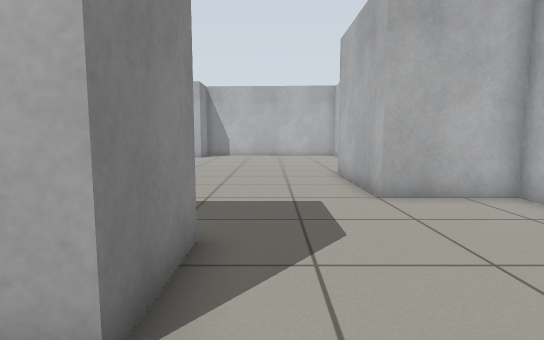
view 1 (above)

13 first-person views from a walk through a world built for the Gazebo simulator. The camera is 0.72 m above the floor, tilts 6° down and sees 80° across. The floor is counted in squares, 0.5 m on a side. Each view is taken from the middle of a square. On the plan, view 1 faces up. The plan holds only what a view shows up to about 15 squares ahead; the rest is blank.

view 2
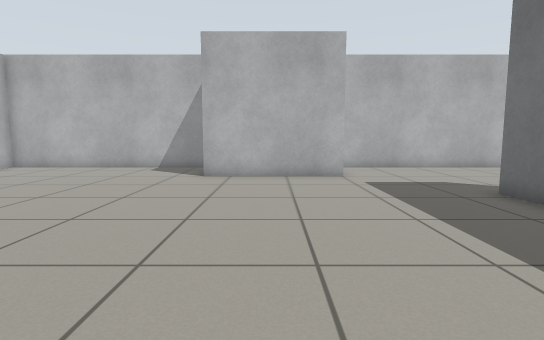

view 3
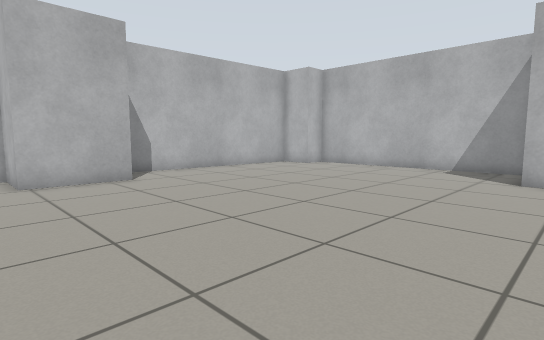

view 4
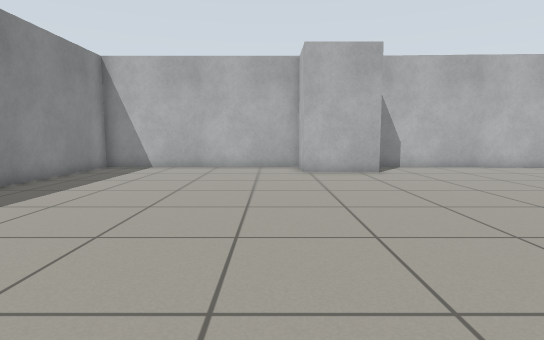

view 5
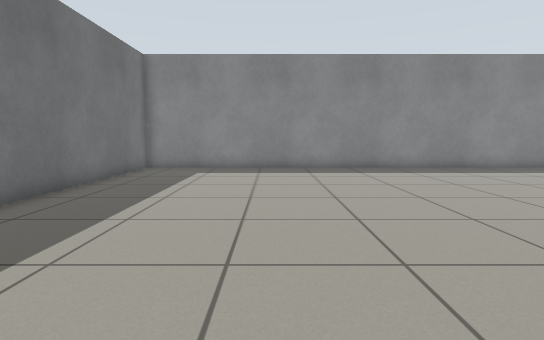

view 6
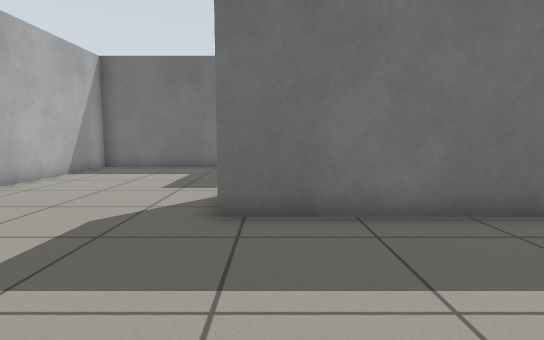

view 7
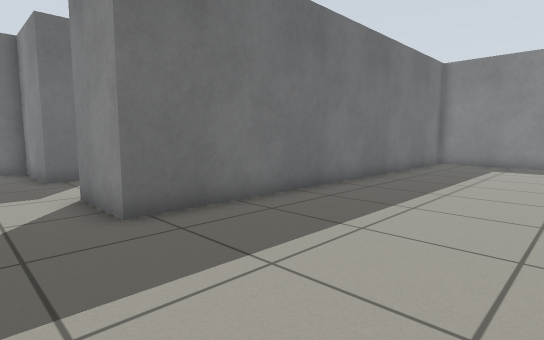

view 8
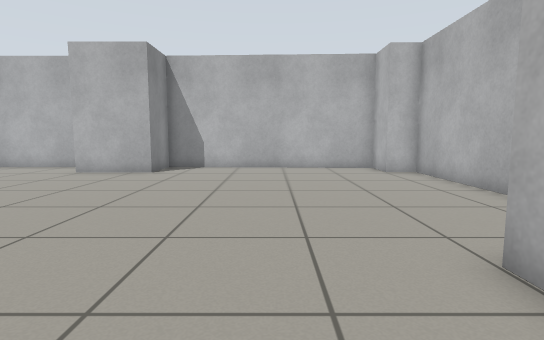

view 9
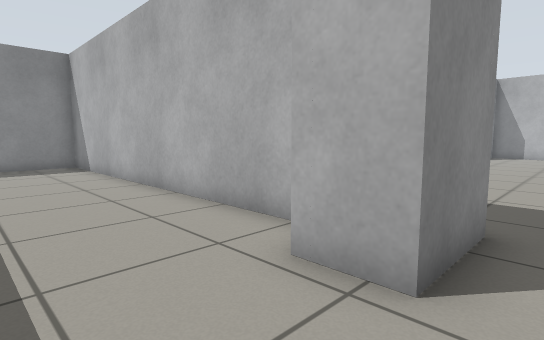

view 10
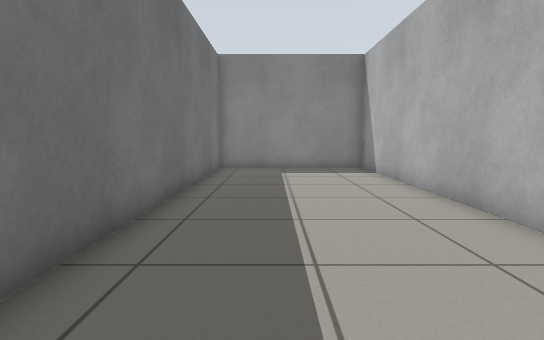

view 11
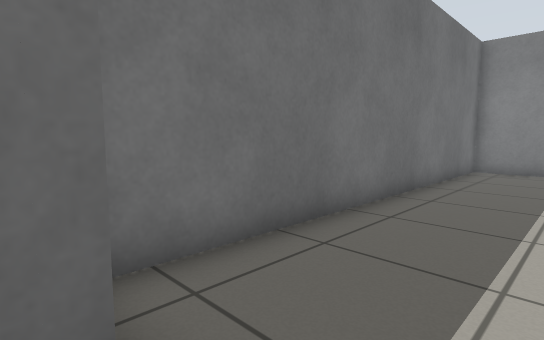

view 12
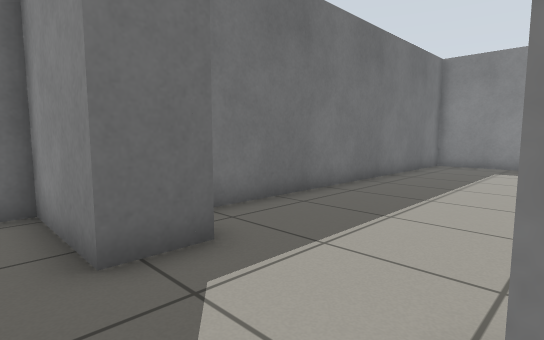

view 13
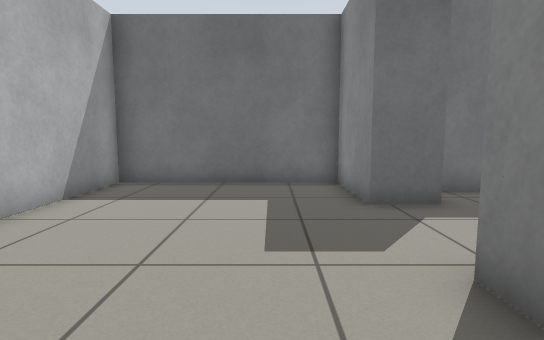

### Floor plan
Points are (right, up) in squares from view 1. A wall is a line through its corners. A room is listed if a view was taken in it or the views show most of it. See-through windows are left out.
Room 1 (views 1, 2, 3, 4, 5, 6, 7, 8, 9, 12, 13)
walls: (5.7, 12.8) (5.7, 21.7) (4.6, 21.7) (4.6, 23.6) (-4.7, 23.9) (-4.7, 21.7) (-7.8, 21.7) (-7.8, 23.9) (-16.7, 23.9) (-16.7, 4.4) (-1, 4.4) (-1, 1.9); (-1, -1.7) (-1, -5) (5.7, -5) (5.7, 7.4) (2.5, 7.4) (2.5, 12.5)
ways out: opening at (-1.5, 0) to room 2
Room 2 (views 10, 11)
walls: (-3.5, 3.1) (-16.7, 3.1) (-16.7, -3.4) (-3, -3.4); (-2.6, -1.7) (-1, -1.7); (-1, 1.9) (-2.6, 1.9)
ways out: opening at (-1.5, 0) to room 1

Positions as (right, up) in squares from view 1, and headings:
1: (0, 0), facing up
2: (-9, 10), facing right
3: (-9, 11), facing up-right
4: (-9, 9), facing up
5: (-2, 10), facing left
6: (-2, 10), facing down
7: (1, 10), facing down-left
8: (0, 9), facing up
9: (0, -1), facing up-left
10: (-2, -1), facing left
11: (-2, 0), facing down-left
12: (0, 2), facing down-left
13: (1, 5), facing down
